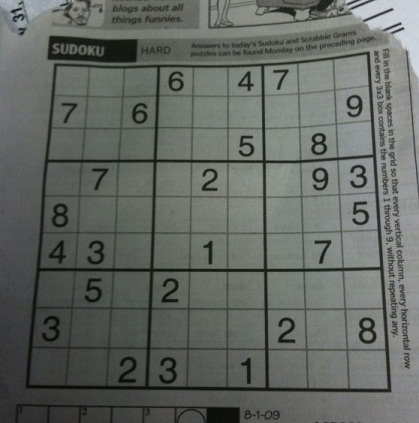
#> input picture LAB06/518H0035_LeHoangLong/sudoku.jpg, 419 x 423 px
$ python ex2.py
#> lines starting #> are read from the running program, lines starting #| are printed output that depends on the picture; after the words box and inside, x2 and y2 are one past the last pixel; in counts of white or black regions, pixels touching at a corner belong together
import cv2
import numpy as np

img = cv2.imread('sudoku.jpg')
#> img is the input picture: shape (423, 419, 3); mean B, G, R 98.9, 103.6, 99.4

gray = cv2.cvtColor(img,cv2.COLOR_BGR2GRAY)
edges = cv2.Canny(gray,90,150,apertureSize = 3)
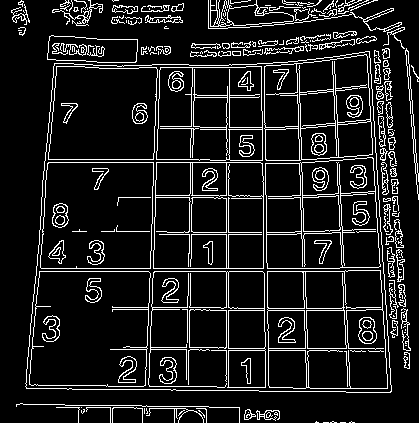
#> edges: shape (423, 419); 11.1% white in thin lines or dots
kernel = np.ones((3,3),np.uint8)
edges = cv2.dilate(edges,kernel,iterations = 1)
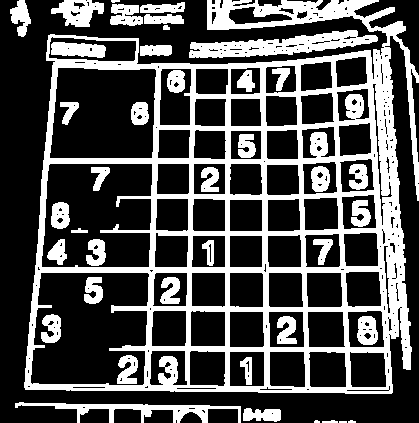
#> edges: shape (423, 419); 31.5% white; 41 white regions (3 under 20 px), largest, box (x1, y1, x2, y2) and area: (24, 0, 419, 394) 39855, (189, 30, 378, 58) 2621, (15, 402, 241, 423) 1567
kernel = np.ones((5,5),np.uint8)
edges = cv2.erode(edges,kernel,iterations = 1)
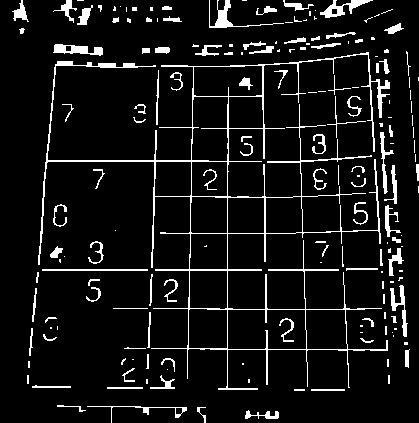
#> edges: shape (423, 419); 8% white in thin lines or dots
cv2.imwrite('canny.jpg',edges)

lines = cv2.HoughLines(edges,1,np.pi/180,150)
#> lines = 20 rows, first 8: [269, 1.57], [227, 0], [-261, 3.12], [194, 0.0175], [160, 0.0349], [161, 1.57], [60, 0.0873], [-294, 3.11]

if not lines.any():
    print('No lines were found')
    exit()
if filter:
    rho_threshold = 15
    theta_threshold = 0.1
    similar_lines = {i : [] for i in range(len(lines))}
#> similar_lines = 20 items
    for i in range(len(lines)):
        for j in range(len(lines)):
            if i == j:
                continue
            rho_i,theta_i = lines[i][0]
            rho_j,theta_j = lines[j][0]
            if abs(rho_i - rho_j) < rho_threshold and abs(theta_i - theta_j) < theta_threshold:
                similar_lines[i].append(j)
#> this loop made 20 passes
    indices = [i for i in range(len(lines))]
#> indices = [0, 1, 2, 3, 4, 5, 6, 7, 8, 9, 10, 11, 12, 13, 14, 15, 16, 17, 18, 19]
    indices.sort(key=lambda x : len(similar_lines[x]))
    # line flags is the base for the filtering
    line_flags = len(lines)*[True]
#> line_flags = [True, True, True, True, True, True, True, True, True, True, True, True, True, True, True, True, True, True, True, True]
    for i in range(len(lines) - 1):
        if not line_flags[indices[i]]:
            continue
        for j in range(i + 1, len(lines)):
            if not line_flags[indices[j]]:
                continue

            rho_i,theta_i = lines[indices[i]][0]
            rho_j,theta_j = lines[indices[j]][0]
            if abs(rho_i - rho_j) < rho_threshold and abs(theta_i - theta_j) < theta_threshold:
                line_flags[indices[j]] = False # if it is similar and have not been disregarded yet then drop it now
#> this loop made 19 passes
#> after the loop, line_flags = [True, True, True, True, True, True, True, True, True, True, False, True, True, False, True, True, False, False, False, False]
print('number of Hough lines:', len(lines))
#| number of Hough lines: 20

filtered_lines = []

if filter:
    for i in range(len(lines)): # filtering
        if line_flags[i]:
            filtered_lines.append(lines[i])
#> after the loop, filtered_lines = [[[269, 1.57]], [[227, 0]], [[-261, 3.12]], [[194, 0.0175]], [[160, 0.0349]], [[161, 1.57]], [[60, 0.0873]], [[-294, 3.11]], [[-362, 3.07]], [[-328, 3.09]], [[-381, 3.07]], [[349, 1.57]], [[309, 1.57]], [[66, 1.57]]]

    print('Number of filtered lines:', len(filtered_lines))
#| Number of filtered lines: 14
else:
    filtered_lines = lines

for line in filtered_lines:
    rho,theta = line[0]
    a = np.cos(theta)
    b = np.sin(theta)
    x0 = a*rho
    y0 = b*rho
    x1 = int(x0 + 1000*(-b))
    y1 = int(y0 + 1000*(a))
    x2 = int(x0 - 1000*(-b))
    y2 = int(y0 - 1000*(a))

    cv2.line(img,(x1,y1),(x2,y2),(125,0,255),2)
#> this loop made 14 passes
#> (rho, theta, a, b, x0, y0, x1, y1) on passes 1 to 12: (269, 1.57, -4.37e-08, 1, -1.18e-05, 269, -1000, 268), (227, 0, 1, 0, 227, 0, 227, 1000), (-261, 3.12, -1, 0.0175, 261, -4.56, 243, -1004), (194, 0.0175, 1, 0.0175, 194, 3.39, 176, 1003), (160, 0.0349, 0.999, 0.0349, 159.9, 5.58, 125, 1004), (161, 1.57, -4.37e-08, 1, -7.04e-06, 161, -1000, 160), (60, 0.0873, 0.996, 0.0872, 59.77, 5.23, -27, 1001), (-294, 3.11, -0.999, 0.0349, 293.8, -10.26, 258, -1009), (-362, 3.07, -0.998, 0.0698, 361.1, -25.25, 291, -1022), (-328, 3.09, -0.999, 0.0523, 327.6, -17.17, 275, -1015), (-381, 3.07, -0.998, 0.0698, 380.1, -26.58, 310, -1024), (349, 1.57, -4.37e-08, 1, -1.53e-05, 349, -1000, 348)
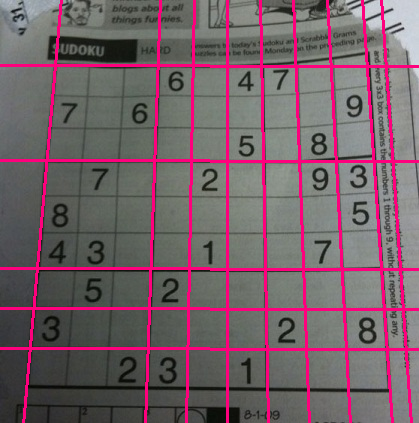
#> img: shape (423, 419, 3); 9.77% of pixels changed, all inside (x1, y1, x2, y2) = (0, 0, 419, 423)

cv2.imwrite('sudokuGrabber.jpg',img)
